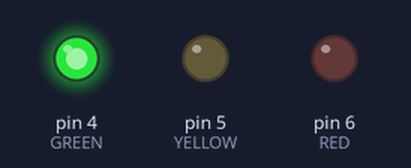
Bench run of a sketch on a simulated Arduino Uno, built with avr-gcc and run on an emulated ATmega328P. Shown: output pins drawn as LEDs (lit = HIGH).

Above: at 0.2 s.
At 0.9 s:
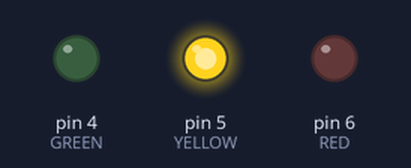
At 2.0 s:
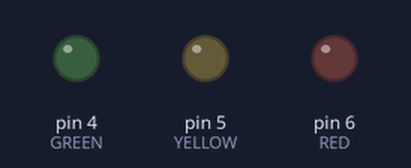
At 3.7 s:
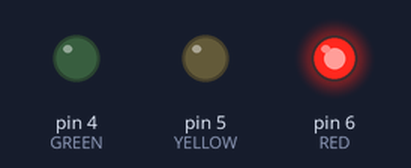
Timing chart, 0 to 4.8 s (numbered marks = the images above):
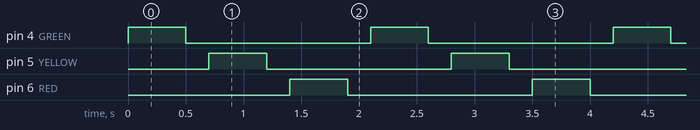

Measured:
- by itself, pin 4 (GREEN), pin 5 (YELLOW), pin 6 (RED): alternates HIGH for 0.50 s and LOW for 1.6 s
- by itself, everything shown: repeats every 2.1 s, in 6 steps

The sketch:

node_led_test.ino
```cpp
// Node LED test
// Each LED: pin -> long leg (anode), short leg (cathode) -> 220 ohm -> GND
// Green D4, yellow D5, red D6

const int GREEN = 4;
const int YELLOW = 5;
const int RED = 6;

void setup() {
  pinMode(GREEN, OUTPUT);
  pinMode(YELLOW, OUTPUT);
  pinMode(RED, OUTPUT);
}

void blink(int pin) {
  digitalWrite(pin, HIGH);
  delay(500);
  digitalWrite(pin, LOW);
  delay(200);
}

void loop() {
  blink(GREEN);
  blink(YELLOW);
  blink(RED);
}
```
